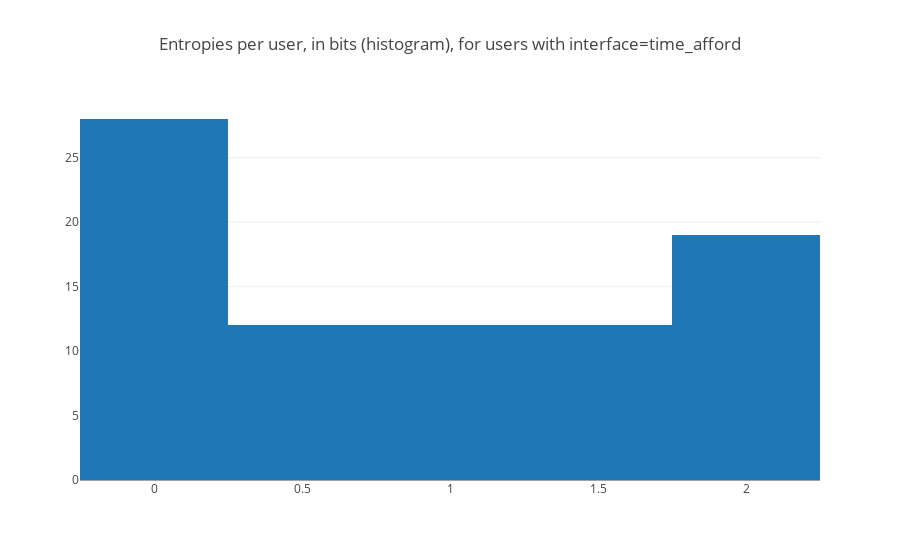

Notebook code for this chart:
### Code cell
#print(np.mean(entropies))
#print(np.sum(entropies))
entropies = get_entropies_for_user_list(difficulty_interface_to_users['time_afford'])
print('mean entropy per user', np.mean(entropies))
print('median entropy per user', np.median(entropies))
plothist(entropies, 'Entropies per user, in bits (histogram), for users with interface=time_afford')

### Figure 1 — Plotly figure (JSON) as saved in the notebook; plotly's stock layout.template omitted (floating-point values rounded to 4 significant figures)
{"data": [{"type": "histogram", "uid": "86718a4c-de01-4e6b-831a-bea57fbc7090", "x": [0.7122, 0.4822, 1.922, 0.57, 0.1623, 1, 0.6465, 0.5159, 1.173, 2, 0.258, 1.491, 0.4138, 0, 1.038, 0, 0, 1.924, 1.198, 0, 0.4626, 0, 0.65, 1.946, 1.845, 1.351, 0, 0.7736, 1.379, 0.4395, 0, 1.915, 1.568, 0, 1.841, 1.464, 1.686, 1.203, 0, 1.659, 0, 0, 0, 0, 1.352, 1.219, 0, 1.93, 1.621, 1.734, 0, 1.744, 1, 0.3534, 1.868, 0.1594, 0.9959, 0, 1.061, 1.9, 0, 1.892, 0, 0, 0, 0, 1.95, 0, 1.917, 1, 1.931, 1.821, 1.824, 0.4138, 1.811, 0, 0, 1.813, 1.867, 0, 1.585, 1, 0]}], "layout": {"title": {"text": "Entropies per user, in bits (histogram), for users with interface=time_afford"}}}
